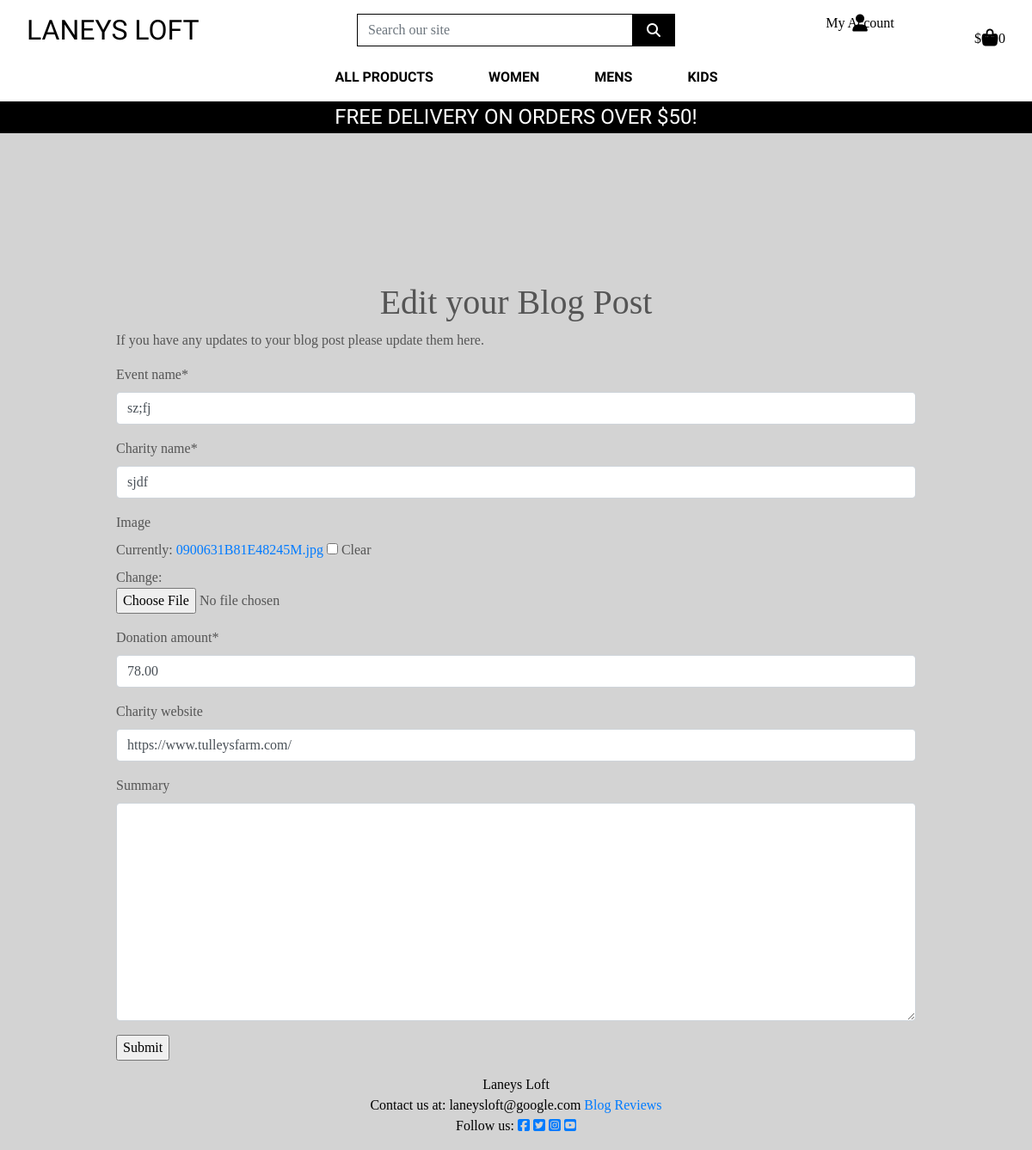
Page /blog_posts/edit/7/ on the earlier database version.
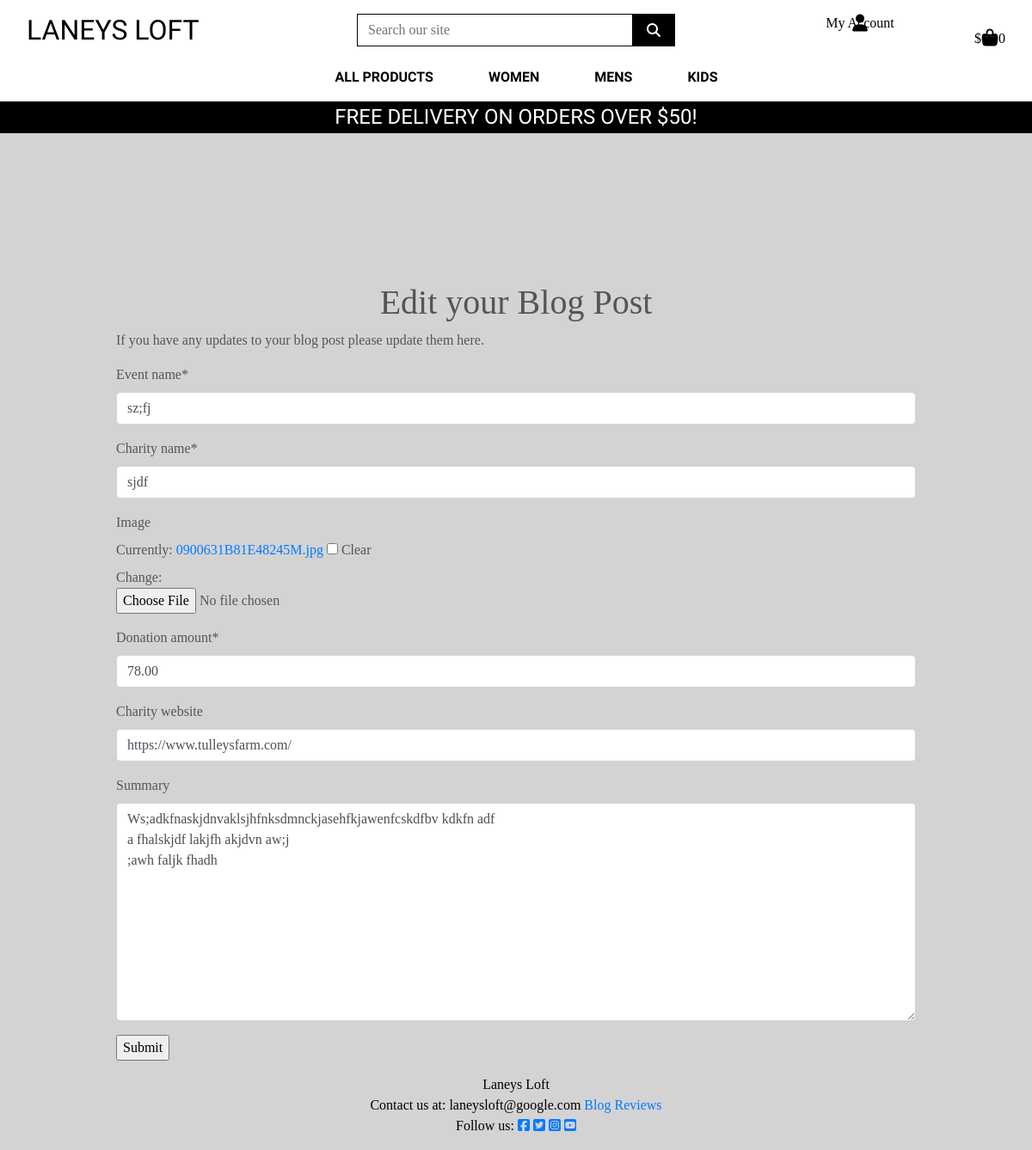
Same page on the later database version.
### blog_posts/models.py (models this page shows, shortened)
class BlogPost(models.Model):
    charity_name = models.CharField(max_length=200)
    event_name = models.CharField(max_length=200)
    donation_amount = models.DecimalField(max_digits=6, decimal_places=2)
    image = models.ImageField(null=True, blank=True)
    summary = models.TextField(blank=True)
    charity_location = models.CharField(max_length=200, unique=False)
    charity_website = models.URLField(
        max_length=200, blank=True)
    created_on = models.DateTimeField(auto_now=True)
    class Meta:
        ordering = ['created_on']

### blog_posts/views.py (the view, shortened to what this page needs)
# urls.py: path('edit/<int:id>/', views.EditBlogPostView.as_view(), name='edit_blog_post'),
class EditBlogPostView(SuperuserRequiredMixin, UpdateView):
    Model = BlogPost
    form_class = BlogPostForm
    success_url = "/blog_posts/blog_posts/"
    template_name = "blog_posts/edit_blog_post.html"
    def get_object(self):
        id_ = self.kwargs.get("id")
        return get_object_or_404(BlogPost, id=id_)

### blog_posts/forms.py
class BlogPostForm(forms.ModelForm):
    class Meta:
        model = BlogPost
        fields = (
            'event_name',
            'charity_name',
            'image',
            'donation_amount',
            'charity_website',
            'summary',
        )

### bag/contexts.py (called while the page is built, shortened)
def bag_contents(request):
    bag_items = []
    total = 0
    item_count = 0
    bag = request.session.get('bag', {})
    if total < settings.FREE_DELIVERY_THRESHOLD:
        delivery = total * Decimal(settings.STANDARD_DELIVERY_PERCENTAGE / 100)
        free_delivery_delta = settings.FREE_DELIVERY_THRESHOLD - total
    else:
        delivery = 0
        free_delivery_delta = 0
    grand_total = delivery + total
    context = {
        'bag_items': bag_items,
        'total': total,
        'item_count': item_count,
        'delivery': delivery,
        'free_delivery_delta': free_delivery_delta,
        'free_delivery_threshold': settings.FREE_DELIVERY_THRESHOLD,
        'grand_total': grand_total,
    }
    return context

### blog_posts/templates/blog_posts/edit_blog_post.html (shortened to what this page needs)
{% extends "base.html" %}
{% block content %}
{% load crispy_forms_tags %}
{% load static %}
{% block extra_css %}
    <link rel="stylesheet" href="{% static 'blog_posts/css/blog_posts.css' %}">
{% endblock %}
{% block page_header %}
    <div class="container header-container">
    </div>
{% endblock %}
<div class="container">
    <h1 class="text-center">Edit your Blog Post</h1>
    <p>If you have any updates to your blog post please update them here.</p>
    <form class="edit_idea_form" action="{% url 'edit_blog_post' blogpost.id %}" method="POST" enctype="multipart/form-data">
        {{ form|crispy }}
        <input class="button" type="submit" value="Submit">
    </form>
</div>
{% endblock %}

Differences in the rows shown:
changed BlogPost "sz;fj": summary (not shown) → "Ws;adkfnaskjdnvaklsjhfnksdmnckjasehfkjawenfcskdfbv kdkfn adf a fhalskjdf lakjfh akjdvn aw;j ;awh faljk fhadh"
